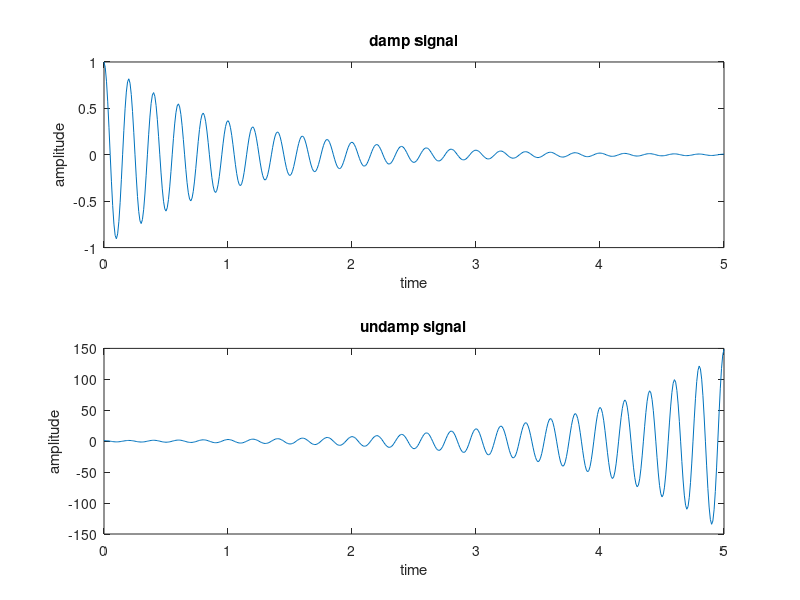

This chart was generated by the following MATLAB code:
%DAMP AND UNDAMP SIGNAL


clc;
clear all;
close all;
t=0:0.01:5;
f=5;
x=exp(-t).*cos(2*pi*f*t);
subplot(2,1,1);
plot(t,x);
xlabel('time');
ylabel('amplitude');
title('damp signal')
y=exp(t).*cos(2*pi*f*t);
subplot(2,1,2);
plot(t,y);
xlabel('time');
ylabel('amplitude');
title('undamp signal')

